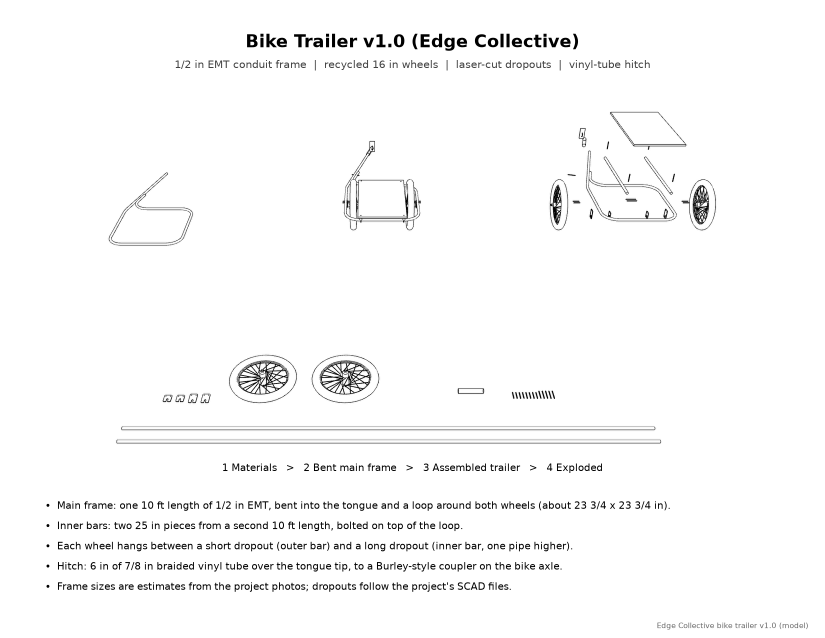
#> input picture bike_trailer/print/pages/01_title.png, 1650 x 1275 px, given in place of 00_overview.png, which was not available (shown at 1/2 size)
$ python make_print.py out.png
#> lines starting #> are read from the running program, lines starting #| are printed output that depends on the picture
"""Black-and-white print set for the pallet cold frame: hidden-line renders
plus to-scale 2D drawings, as one PDF and one PNG per page."""
import math
import os
import sys

import matplotlib
matplotlib.use('Agg')
import matplotlib.pyplot as plt
from matplotlib.backends.backend_pdf import PdfPages
from matplotlib.patches import Polygon, FancyArrowPatch
from PIL import Image, ImageOps

sys.path.insert(0, os.path.dirname(os.path.abspath(__file__)))
import cf_geom as C

OUT = sys.argv[1]
REN = os.path.join(os.path.dirname(os.path.abspath(__file__)), 'print')
os.makedirs(os.path.join(OUT, 'views'), exist_ok=True)
plt.rcParams.update({'font.family': 'DejaVu Sans', 'hatch.color': 'black', 'hatch.linewidth': 0.35,
                     'pdf.fonttype': 42})
LAND, PORT = (11.0, 8.5), (8.5, 11.0)
BW, BT, W, D, HF, HB, LV, TH = C.BW, C.BT, C.W, C.D, C.HF, C.HB, C.LV, C.TH


def frac(x):
    n = int(round(x * 8)); w, r = divmod(n, 8)
    if r == 0:
        return '%d' % w
    g = math.gcd(r, 8)
    return ('%d %d/%d' % (w, r // g, 8 // g)) if w else '%d/%d' % (r // g, 8 // g)


def crop(path, pad=30):
#> called with pad = 30
    im = Image.open(path).convert('L')
    box = ImageOps.invert(im).point(lambda v: 255 if v > 12 else 0).getbbox()
#> box = (93, 67, 1616, 1260)
    if box:
        x0, y0, x1, y1 = box
#> x0 = 93; y0 = 67; x1 = 1616; y1 = 1260
        im = im.crop((max(0, x0 - pad), max(0, y0 - pad), min(im.width, x1 + pad), min(im.height, y1 + pad)))
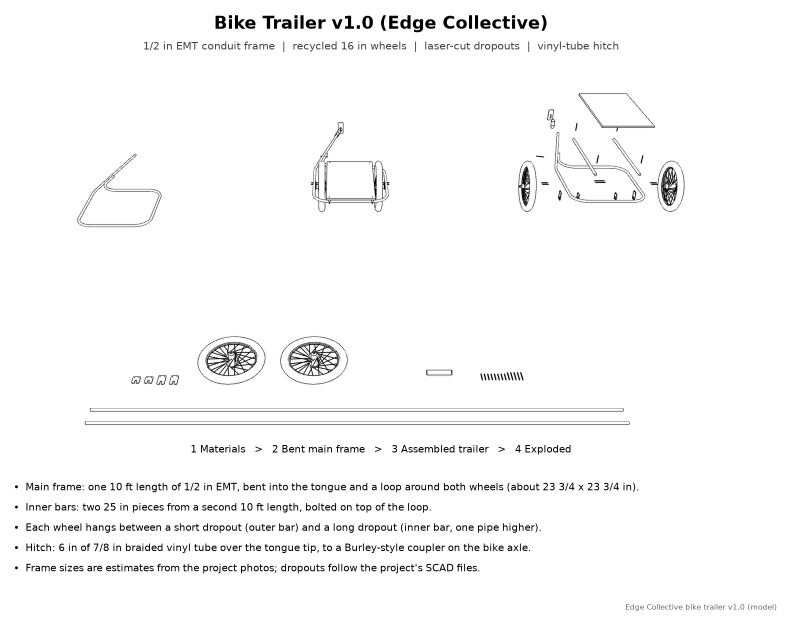
#> im: PIL image 1583x1238 L (shown at 1/2 size); min 0, max 255, mean 248.4
    return im


def page(size, title, subtitle=None):
    fig = plt.figure(figsize=size)
    fig.text(0.5, 1 - 0.45 / size[1], title, ha='center', va='top', fontsize=17, fontweight='bold')
    if subtitle:
        fig.text(0.5, 1 - 0.80 / size[1], subtitle, ha='center', va='top', fontsize=10, color='0.25')
    fig.text(0.98, 0.012, 'Pallet cold frame', ha='right', va='bottom', fontsize=7, color='0.4')
    return fig


def image(fig, path, left, bottom, width, height, caption=None):
    """Place a cropped render in a box (inches), keeping its aspect."""
    im = crop(path)
    iw, ih = im.size
#> iw = 1583; ih = 1238
    sw, sh = fig.get_size_inches()
    s = min(width / iw, height / ih)
#> s = 0.00396
    w, h = iw * s, ih * s
#> w = 6.27; h = 4.9
    l, b = left + (width - w) / 2, bottom + (height - h) / 2
#> l = 2.37; b = 2.3
    ax = fig.add_axes([l / sw, b / sh, w / sw, h / sh])
    ax.imshow(im, cmap='gray', vmin=0, vmax=255, interpolation='lanczos')
    ax.axis('off')
    if caption:
        fig.text((left + width / 2) / sw, (bottom - 0.08) / sh, caption, ha='center', va='top', fontsize=9.5)


def scaled(fig, left, bottom, width, height, scale, x0, y0):
    """Axes where one data inch prints 1/scale inches."""
    sw, sh = fig.get_size_inches()
    ax = fig.add_axes([left / sw, bottom / sh, width / sw, height / sh])
    ax.set_xlim(x0, x0 + width * scale); ax.set_ylim(y0, y0 + height * scale)
    ax.set_aspect('equal'); ax.axis('off')
    return ax


def poly(ax, pts, hatch=None, ls='-', lw=0.9, fill='white', z=2):
    ax.add_patch(Polygon(pts, closed=True, facecolor=fill, edgecolor='black', hatch=hatch, linestyle=ls, lw=lw, zorder=z))


def rect(ax, x0, y0, w, h, **kw):
    poly(ax, [(x0, y0), (x0 + w, y0), (x0 + w, y0 + h), (x0, y0 + h)], **kw)


def dim(ax, p1, p2, text, off, fs=8):
    """Dimension line offset perpendicular to p1-p2 by `off` (data inches)."""
    dx, dy = p2[0] - p1[0], p2[1] - p1[1]
    L = math.hypot(dx, dy); nx, ny = -dy / L, dx / L
    a = (p1[0] + nx * off, p1[1] + ny * off); b = (p2[0] + nx * off, p2[1] + ny * off)
    for p, q in ((p1, a), (p2, b)):
        ax.plot([p[0] + nx * off * 0.15, q[0] + nx * off * 0.12], [p[1] + ny * off * 0.15, q[1] + ny * off * 0.12],
                color='black', lw=0.5, zorder=5)
    ax.add_patch(FancyArrowPatch(a, b, arrowstyle='<->', mutation_scale=7, lw=0.6, color='black', zorder=5))
    ang = math.degrees(math.atan2(dy, dx))
    if ang > 90 or ang < -90:
        ang += 180
    ax.text((a[0] + b[0]) / 2 + nx * abs(off) * 0.35 * (1 if off > 0 else -1),
            (a[1] + b[1]) / 2 + ny * abs(off) * 0.35 * (1 if off > 0 else -1), text, ha='center', va='center',
            rotation=ang, fontsize=fs, zorder=6, bbox=dict(facecolor='white', edgecolor='none', pad=0.6))


def note(ax, xy, xytext, text, fs=8):
    ax.annotate(text, xy=xy, xytext=xytext, fontsize=fs, ha='left', va='center', zorder=7,
                bbox=dict(facecolor='white', edgecolor='none', pad=0.8),
                arrowprops=dict(arrowstyle='-', lw=0.5, color='black', shrinkA=0, shrinkB=1))


# ------------------------------------------------------------------ geometry for the drawings
vw = BW / math.cos(TH)
ANG = [(0.0, HF - vw), (D, HB - vw), (D, HB), (0.0, HF)]       # angled side board, side view (y, z)
POSTS_Y = [(BT, BT + C.PT), (D - BT - C.PT, D - BT)]
POSTS_X = [(BT, BT + C.PW), (W - BT - C.PW, W - BT)]

pdf_path = os.path.join(OUT, 'cold_frame_print.pdf')
pages = []
with PdfPages(pdf_path) as pdf:
    def emit(fig, name):
        pdf.savefig(fig)
        fig.savefig(os.path.join(OUT, 'views', name + '.png'), dpi=150)
        plt.close(fig)
        pages.append(name)

    # 1 Title
    fig = page(LAND, 'Pallet Cold Frame', 'Recycled pallet 1x4 deck boards and 2x4 stringers  |  40 x 40 in box  |  lapped 1x4 lid with clear plastic')
    image(fig, os.path.join(REN, '00_overview.png'), 0.4, 2.3, 10.2, 4.9,
          '1 Source pallet   >   2 Box built upside down   >   3 Finished cold frame   >   4 Exploded parts')
    facts = ['Box: front 2 boards high (%s in), back 3 boards high (%s in); sides 2 boards plus one angled board.' % (frac(HF), frac(HB)),
             'Corner posts cut from a pallet 2x4 stringer; the 1x4s nail into them.',
             'Built upside down on a flat surface so the top edges are smooth; flipped so the rough ends sit on the soil.',
             'Lid: two layers of 1x4 with the corners lapped, clamping a sheet of clear plastic between them; hinged at the back.',
             'Materials: 19 deck boards (about 2 pallets) and one stringer per frame.']
    for i, t in enumerate(facts):
        fig.text(0.6 / 11, (1.75 - i * 0.27) / 8.5, u'•  ' + t, fontsize=10, va='center')
    emit(fig, '01_title')

    # 2 Source and build
    fig = page(LAND, 'Stages 1 and 2: from pallet to box', 'Take the pallet apart; build the box upside down on a flat surface')
    image(fig, os.path.join(REN, '01_pallet.png'), 0.3, 1.2, 5.1, 6.0,
          '1  Source: one 48 x 40 in pallet\n1x4 deck boards (about 40 in) and 2x4 stringers (48 in)')
#> call 2 of crop, with path = 'cold_frame/generator/print/01_pallet.png', pad = 30
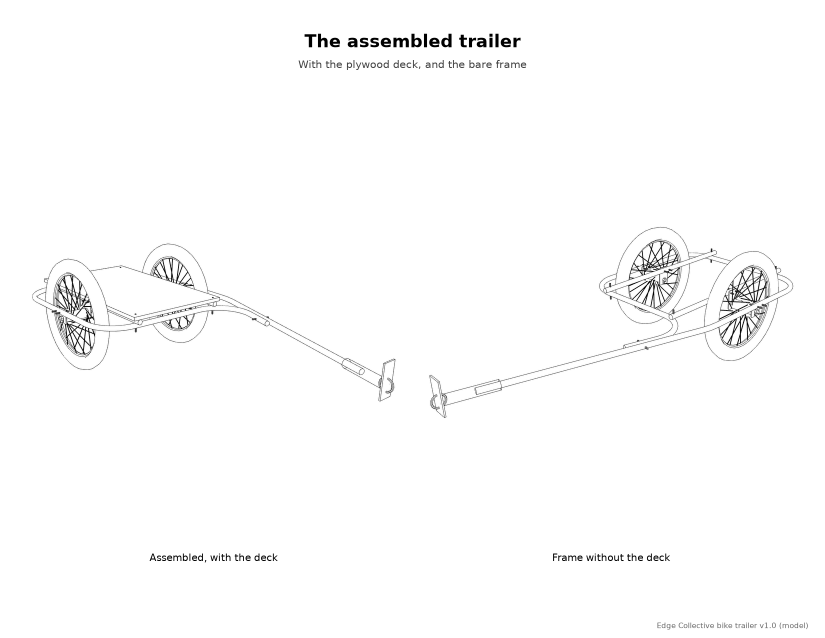
#> input picture bike_trailer/print/pages/02_assembled.png, 1650 x 1275 px, given in place of 01_pallet.png, which was not available (shown at 1/2 size)
#> in crop (call 2), `box = ImageOps.invert(im).point(lambda v: 255 if v > 12 else 0).getbbo..`: box = (64, 67, 1616, 1260)
#> in crop (call 2), `x0, y0, x1, y1 = box`: x0 = 64
#> in crop (call 2), `im = im.crop((max(0, x0 - pad), max(0, y0 - pad), min(im.width, x1 + p..`:
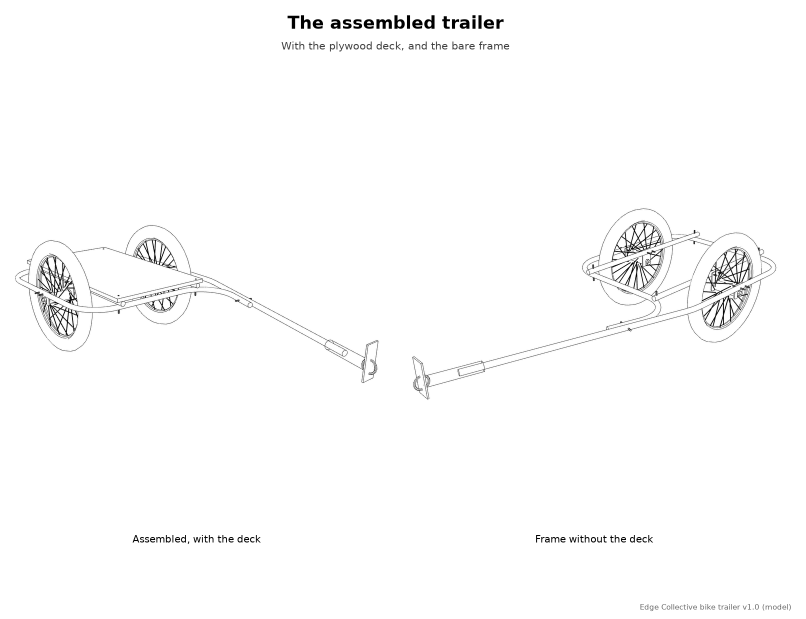
#> im: PIL image 1612x1238 L (shown at 1/2 size); min 0, max 255, mean 251.7
    image(fig, os.path.join(REN, '02_upside_down.png'), 5.6, 1.2, 5.1, 6.0,
          '2  Box built upside down\nsmooth top edges on the bench, posts in the corners')
    emit(fig, '02_source_and_build')
#> call 2 of emit, with name = '02_source_and_build'
#> in emit (call 2), `pdf.savefig(fig)`:
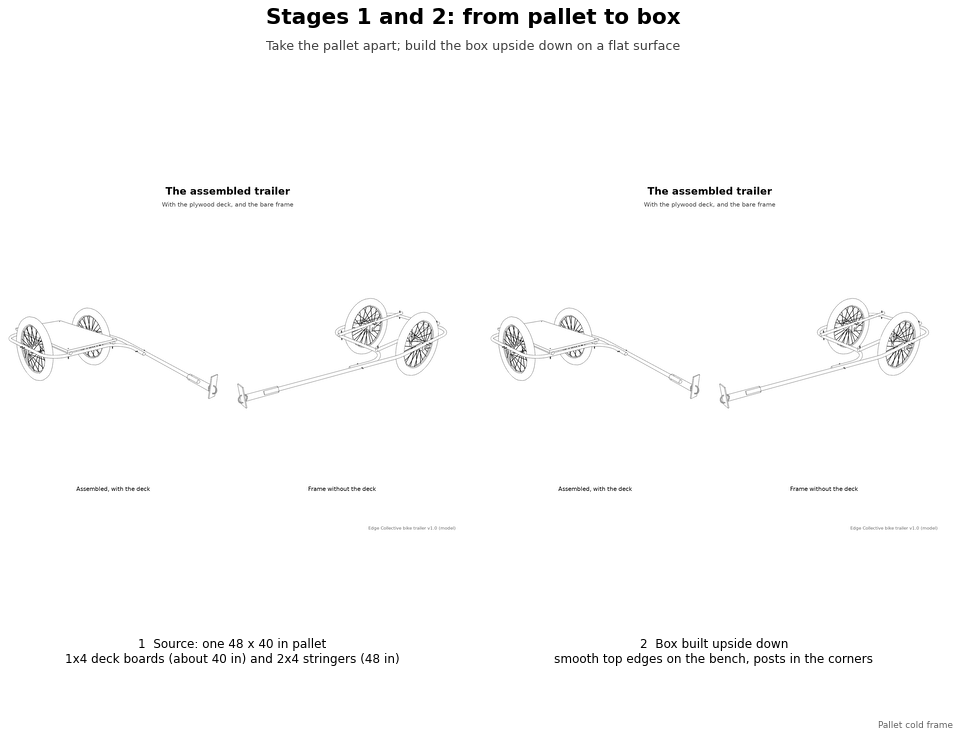
#> figure drawn by matplotlib, 2 panels

    # 3 Finished
    fig = page(LAND, 'Stage 3: the finished cold frame', 'Flipped onto the soil; the lid hinges at the high back edge')
    image(fig, os.path.join(REN, '03_finished_open.png'), 0.3, 1.2, 5.1, 6.0, 'Lid propped open')
#> (the run stopped early here; a loop or call above may not have finished)
